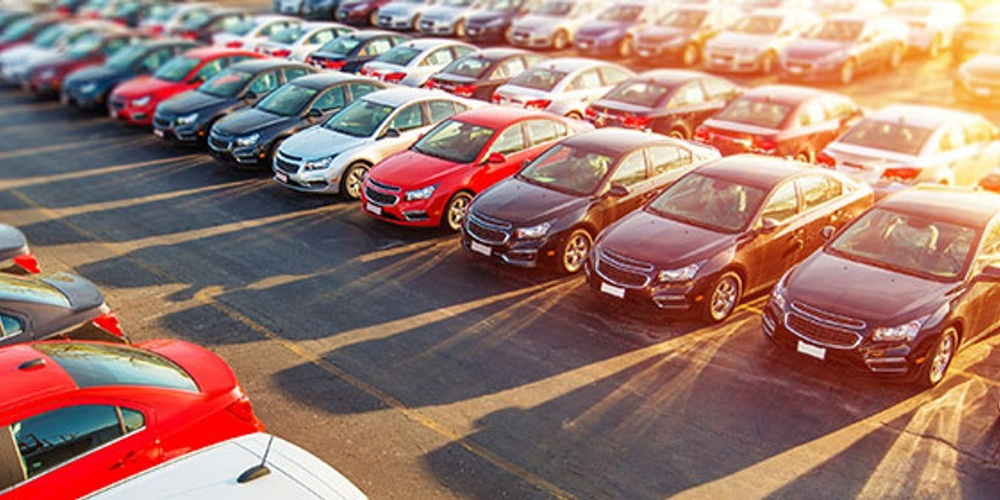
#> input picture 16-Count_Object/car.jpg, 1000 x 500 px, shrunk from 1500 x 750 before the run
$ jupyter execute --allow-errors Count_Object.ipynb
#> lines starting #> are read from the running program, lines starting #| are printed output that depends on the picture; after the words box and inside, x2 and y2 are one past the last pixel; in counts of white or black regions, pixels touching at a corner belong together
## libraries

[cell 1]
import numpy as np
import cv2
import matplotlib.pyplot as plt
import cvlib
from cvlib.object_detection import draw_bbox

[cell 2]
resim = cv2.imread('car.jpg')
#> resim is the input picture: shape (500, 1000, 3); mean B, G, R 109.7, 120.4, 155.7
cv2.imshow('Hello World', resim)
cv2.waitKey()
cv2.destroyAllWindows()

[cell 3]
print ('Heiht of image', int(resim.shape[0]),'pixels')
#| Heiht of image 500 pixels
print ('Width of image', int(resim.shape[1]),'pixels')
#| Width of image 1000 pixels

[cell 4]
checkBoard = np.zeros((9,9))
checkBoard[0::2,1::2]=1
checkBoard[1::2,0::2]=1
print(checkBoard)

## hem resmin orijinalini hem de gri olarak gorelim

[cell 5]
resim = cv2.imread("car.jpg")
cv2.imshow("Original",resim)
cv2.waitKey()

gray_image= cv2.cvtColor(resim,cv2.COLOR_BGR2GRAY)
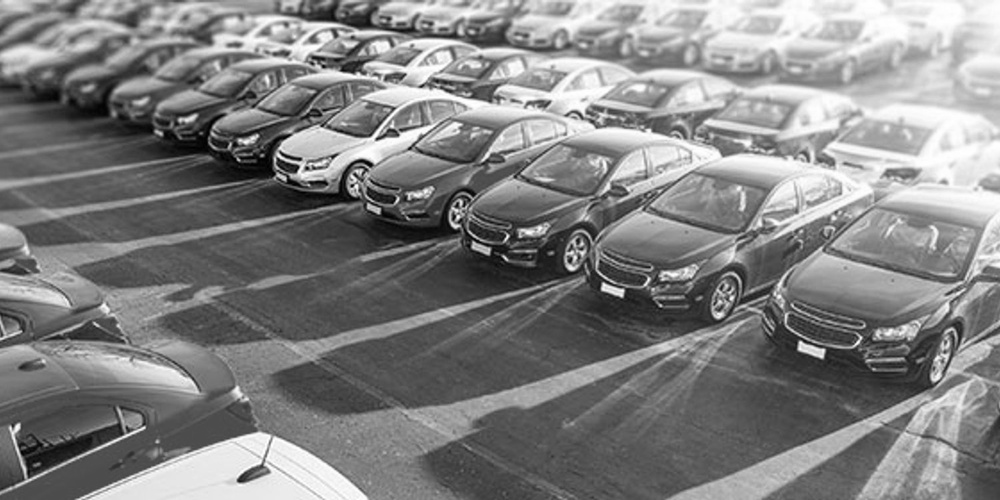
#> gray_image: shape (500, 1000); min 0, max 255, mean 129.7
cv2.imshow("Grayscale",gray_image)
cv2.waitKey()
cv2.destroyAllWindows()

[cell 6]
## sadece gri hali
resim = cv2.imread("car.jpg",0)
#> resim: shape (500, 1000); min 0, max 255, mean 129.8
cv2.imshow("Grayscale",resim)
cv2.waitKey()
cv2.destroyAllWindows()

## RGB oranları

[cell 7]
resim = cv2.imread("car.jpg")
B,G,R = resim[0,0]
#> B = 168; G = 173; R = 182
B,G,R = resim[10,50]
#> B = 110; G = 114; R = 142
print(B,G,R)
#| 110 114 142
print(resim.shape)
#| (500, 1000, 3)

## car.jpg için renk uzayının farklı bileşenlerini görselleştirelim.

[cell 8]
resim = cv2.imread("car.jpg")
hsv_resim = cv2.cvtColor(resim ,cv2.COLOR_BGR2HSV)  ## BGR renk uzayından HSV renk uzayına dönüşür.(Hue, Saturation ve Value )
#> hsv_resim: shape (500, 1000, 3); mean H, S, V 65.3, 90.3, 161.3

cv2.imshow("HSV image",hsv_resim[:,:,:])
cv2.imshow("Hue channel",hsv_resim[:,:,0])   ##  Hue, renk tonunu temsil eder.
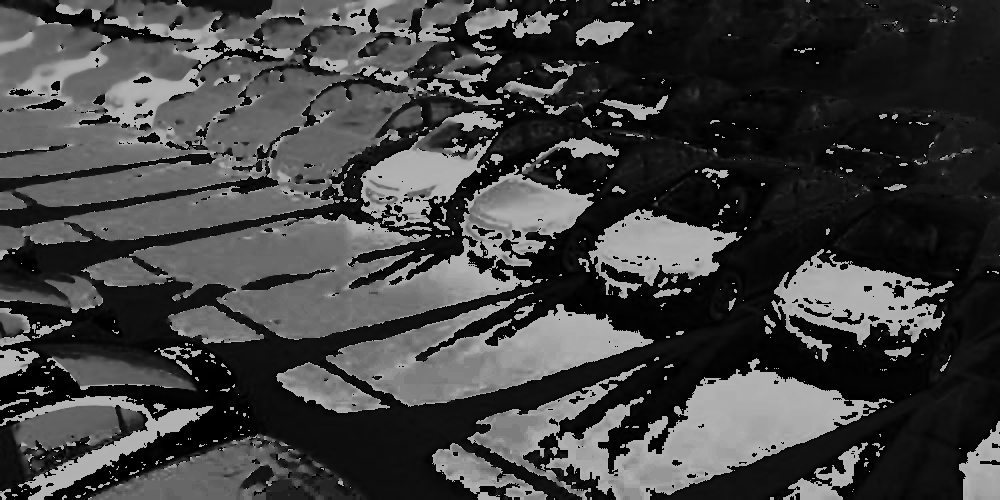
#> window 'Hue channel': shape (500, 1000); min 0, max 179, mean 65.3
cv2.imshow("Saturation channel",hsv_resim[:,:,1])   ## renk doygunluğunu temsil eder.
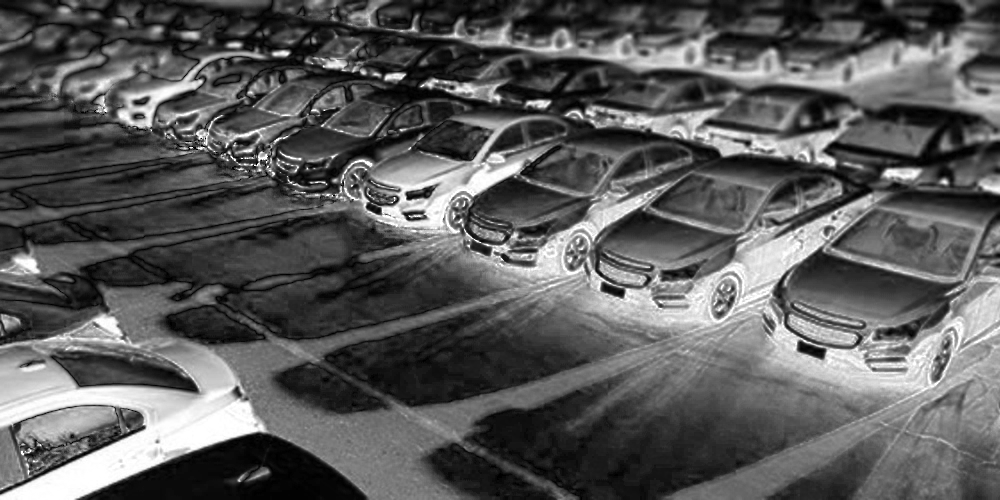
#> window 'Saturation channel': shape (500, 1000); min 0, max 255, mean 90.3
cv2.imshow("Value channel",hsv_resim[:,:,2])   ## Value, parlaklığı temsil eder.
cv2.waitKey()
cv2.destroyAllWindows()

## resmimizi kanallarına ayıralım ve Kırmızı (Red), Yeşil (Green) ve Mavi (Blue) kanalları görselleştirelim.

[cell 9]
resim = cv2.imread("car.jpg")
B,G,R =cv2.split(resim)
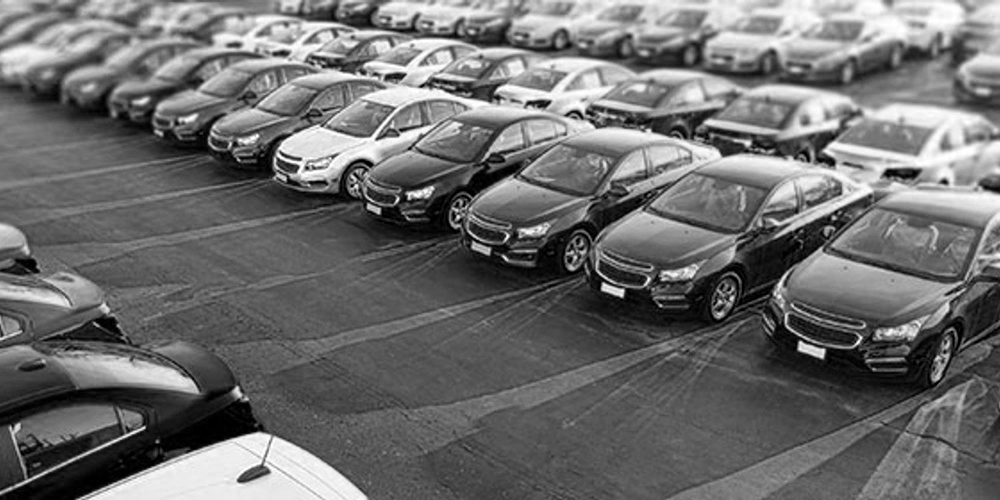
#> B: shape (500, 1000); min 0, max 255, mean 109.7
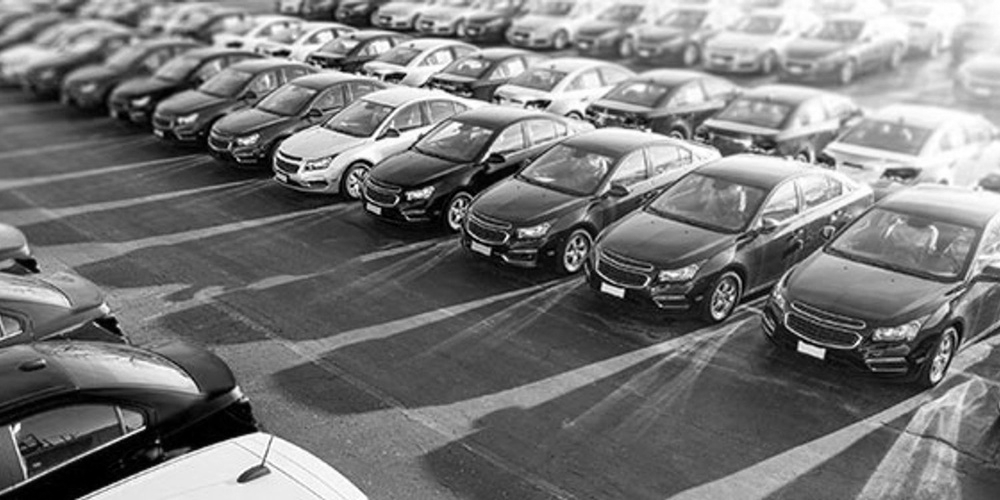
#> G: shape (500, 1000); min 0, max 255, mean 120.4
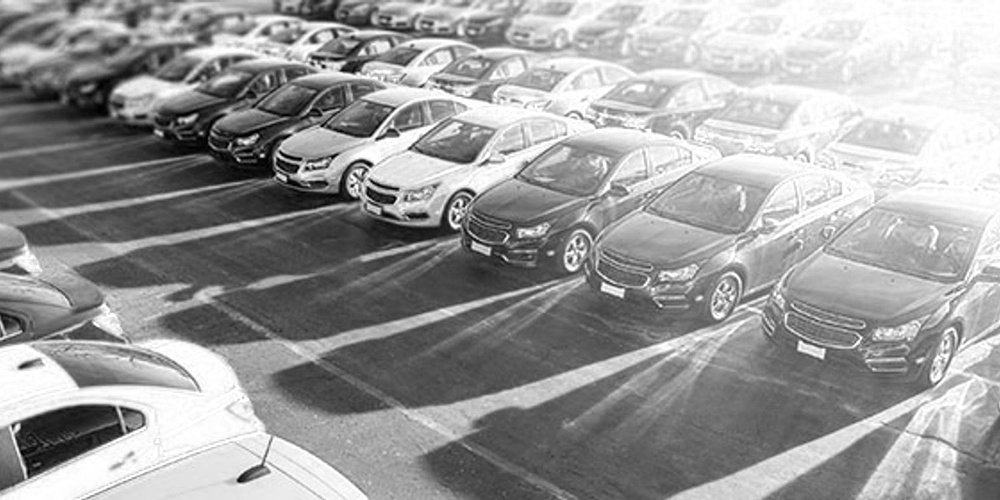
#> R: shape (500, 1000); min 0, max 255, mean 155.7
print(B.shape)
#| (500, 1000)
cv2.imshow("Red",R)
cv2.imshow("Green",G)
cv2.imshow("Blue",B)
cv2.waitKey(0)
cv2.destroyAllWindows()
merged = cv2.merge([B,G,R])
cv2.imshow("Merged",merged)
merged= cv2.merge([B+100,G,R+100])
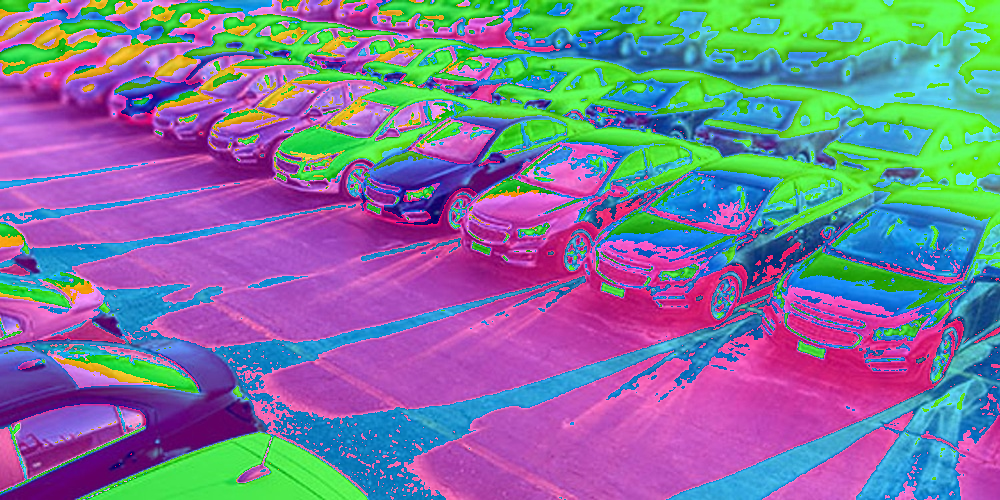
#> merged: shape (500, 1000, 3); mean B, G, R 154.1, 120.4, 125
cv2.imshow("Merged with Blue Amplified",merged)
cv2.waitKey(0)
cv2.destroyAllWindows()

## kenar tespiti ve kontur(dış hatlar ve ya sınır) bulma işlemleri

[cell 10]
image = cv2.imread("car.jpg")
cv2.imshow("Input Image",image)
cv2.waitKey(0)

gray = cv2.cvtColor(image,cv2.COLOR_BGR2GRAY)

edged = cv2.Canny(gray,30,200)
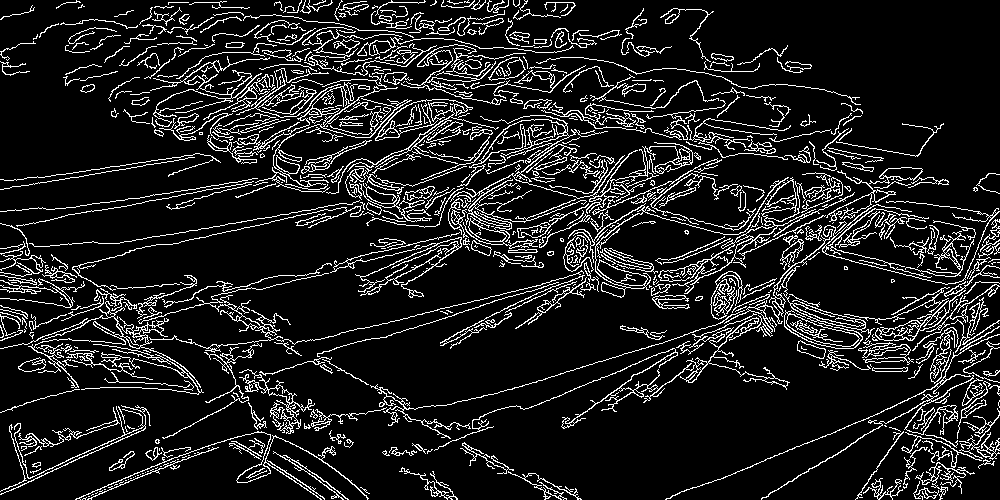
#> edged: shape (500, 1000); 12% white in thin lines or dots
cv2.imshow("Canny Edges",edged)
cv2.waitKey(0)

contours,hierarchy = cv2.findContours(edged,cv2.RETR_EXTERNAL,cv2.CHAIN_APPROX_NONE)
#> contours = 647 contours, 473 with area under 20; largest, box (x1, y1, x2, y2) and area: (568, 177, 855, 298) 1890, (233, 74, 412, 193) 1642, (434, 201, 1000, 451) 1449, (450, 142, 693, 249) 1128, (784, 310, 863, 349) 1090
cv2.imshow("Canny Edges After Contouring",edged)
cv2.waitKey(0)

print("Number of Contours found = " + str(len(contours)))
#| Number of Contours found = 647

cv2.drawContours(image,contours,-1,(0,255,0),thickness=2)
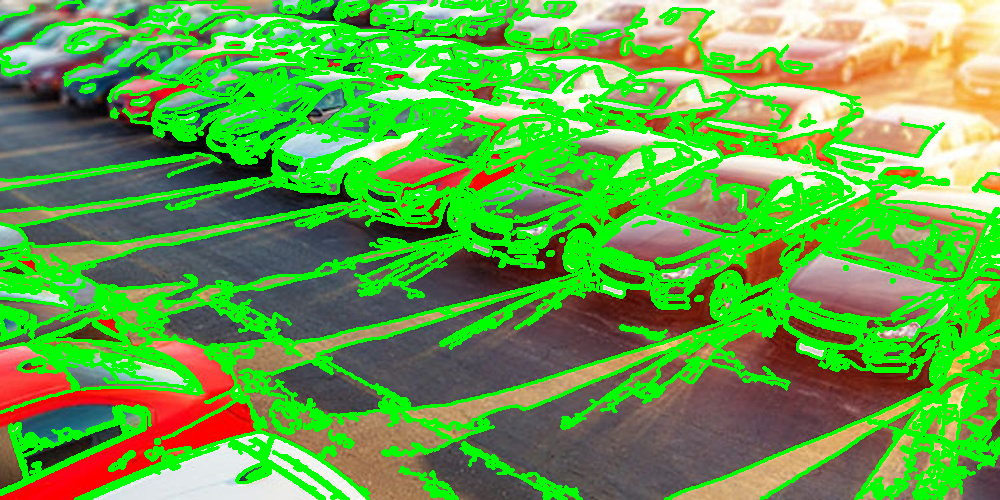
#> image: shape (500, 1000, 3); mean B, G, R 71.2, 166.3, 98.7

cv2.imshow("Contours",image)
cv2.waitKey(0)
cv2.destroyAllWindows()
